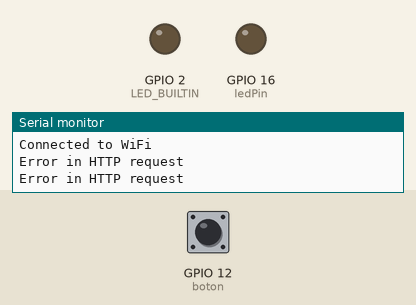
This sketch was run on a simulated ESP32. Shown: output pins drawn as LEDs (lit = HIGH), the last lines printed to the serial monitor. Dashed ring = blinking. The inputs (shaded band) are chosen by the test bench; at power-on: GPIO 12 (boton) HIGH. WiFi joins after 1.5 s; servers stay silent unless stated; uploads are accepted with an empty reply.

Above: at 3.2 s.
3.3 s: GPIO 12 (boton) pulled LOW for 3.2 s
At 3.85 s:
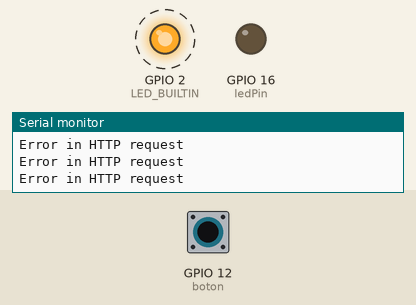
Timing chart, 0 to 7.3 s (numbered marks = the images above; inputs shaded):
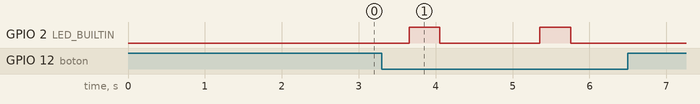

The sketch:

BTN_SWTC_POT-UP.ino.ino
```cpp
#include <WiFi.h>
#include <HTTPClient.h>

// Wi-Fi credentials
const char *ssid = "CLARO1_377328";
const char *password = "1XG6YFIJ7R";

// Define environment (1 for production, 0 for development)
#define ENV_PRODUCTION 0

// Server names based on environment
#if ENV_PRODUCTION
  const char *serverName = "https://catuses.com/proyecto";  // Production URL
#else
  const char *serverName = "http://192.168.1.150/proyecto";  // Development URL
#endif

// Endpoints
const char *urlSave = "/save.php";
const char *urlCheck = "/check_status.php";
const char *urlSavePotentiometer = "/save_potentiometer.php";

#define boton 12
#define LED_BUILTIN 2
const int potPin = 34;  // Potentiometer pin
const int ledPin = 16;  // LED PWM pin

int buttonStatus = 0;
int potValue = 0;
int ledBrightness = 0;
int lastPotValue = -1;  // To track potentiometer changes

void setup() {
  Serial.begin(115200);
  pinMode(boton, INPUT_PULLUP);
  pinMode(LED_BUILTIN, OUTPUT);
  pinMode(ledPin, OUTPUT);  // Set PWM pin for LED

  // Connect to Wi-Fi
  WiFi.begin(ssid, password);
  while (WiFi.status() != WL_CONNECTED) {
    delay(1000);
    Serial.println("Connecting to WiFi...");
  }
  Serial.println("Connected to WiFi");
}

void loop() {
  handleButton();
  checkAndUpdateTable();
  delay(150);  // For debounce
}

// Handle button press and send status to server
void handleButton() {
  if (digitalRead(boton) == LOW) {
    buttonStatus = !buttonStatus;
    delay(150);  // Debounce delay
    digitalWrite(LED_BUILTIN, buttonStatus ? HIGH : LOW);
    sendDataToServer(urlSave, "status", buttonStatus);
  }
}

// Check server status and update LED
void checkAndUpdateTable() {
  String response = getDataFromServer(urlCheck);
  int status = response.toInt();  // Convert response to integer

  if (status == 1) {
    digitalWrite(LED_BUILTIN, HIGH);  // Turn LED ON
    updatePotentiometerData();        // Adjust LED brightness based on potentiometer
  } else {
    digitalWrite(LED_BUILTIN, LOW);   // Turn LED OFF
    analogWrite(ledPin, 0);           // Set PWM brightness to 0
  }
  delay(150);
}

// Update potentiometer data and send it to the server
void updatePotentiometerData() {
  potValue = analogRead(potPin);  // Read potentiometer value

  if (potValue != lastPotValue) {
    lastPotValue = potValue;
    ledBrightness = map(potValue, 0, 4095, 0, 255);  // Map to PWM range
    analogWrite(ledPin, ledBrightness);              // Set LED brightness
    sendDataToServer(urlSavePotentiometer, "potValue", ledBrightness);  // Send to server
  }
}

// Function to send data to the server
void sendDataToServer(const char* endpoint, const char* param, int value) {
  if (WiFi.status() == WL_CONNECTED) {
    HTTPClient http;
    String url = String(serverName) + String(endpoint) + "?" + String(param) + "=" + String(value);

    http.begin(url);  // Specify destination
    int httpResponseCode = http.GET();  // Send the request

    if (httpResponseCode > 0) {
      String response = http.getString();  // Get the response
      Serial.println("Server response: " + response);
    } else {
      Serial.println("Error in HTTP request");
    }

    http.end();  // Free resources
  }
}

// Function to get data from the server
String getDataFromServer(const char* endpoint) {
  if (WiFi.status() == WL_CONNECTED) {
    HTTPClient http;
    String url = String(serverName) + String(endpoint);

    http.begin(url);  // Specify destination
    int httpResponseCode = http.GET();  // Send the request
    String response = "";

    if (httpResponseCode > 0) {
      response = http.getString();  // Get the response
      Serial.println("Server response: " + response);
    } else {
      Serial.println("Error in HTTP request");
    }

    http.end();  // Free resources
    return response;
  }
  return "";
}
```

Measured:
- after the input at 3.3 s, GPIO 2 (LED_BUILTIN): alternates HIGH for 0.40 s and LOW for 1.3 s, 4 changes in all, then stays LOW, starting after 0.35 s
